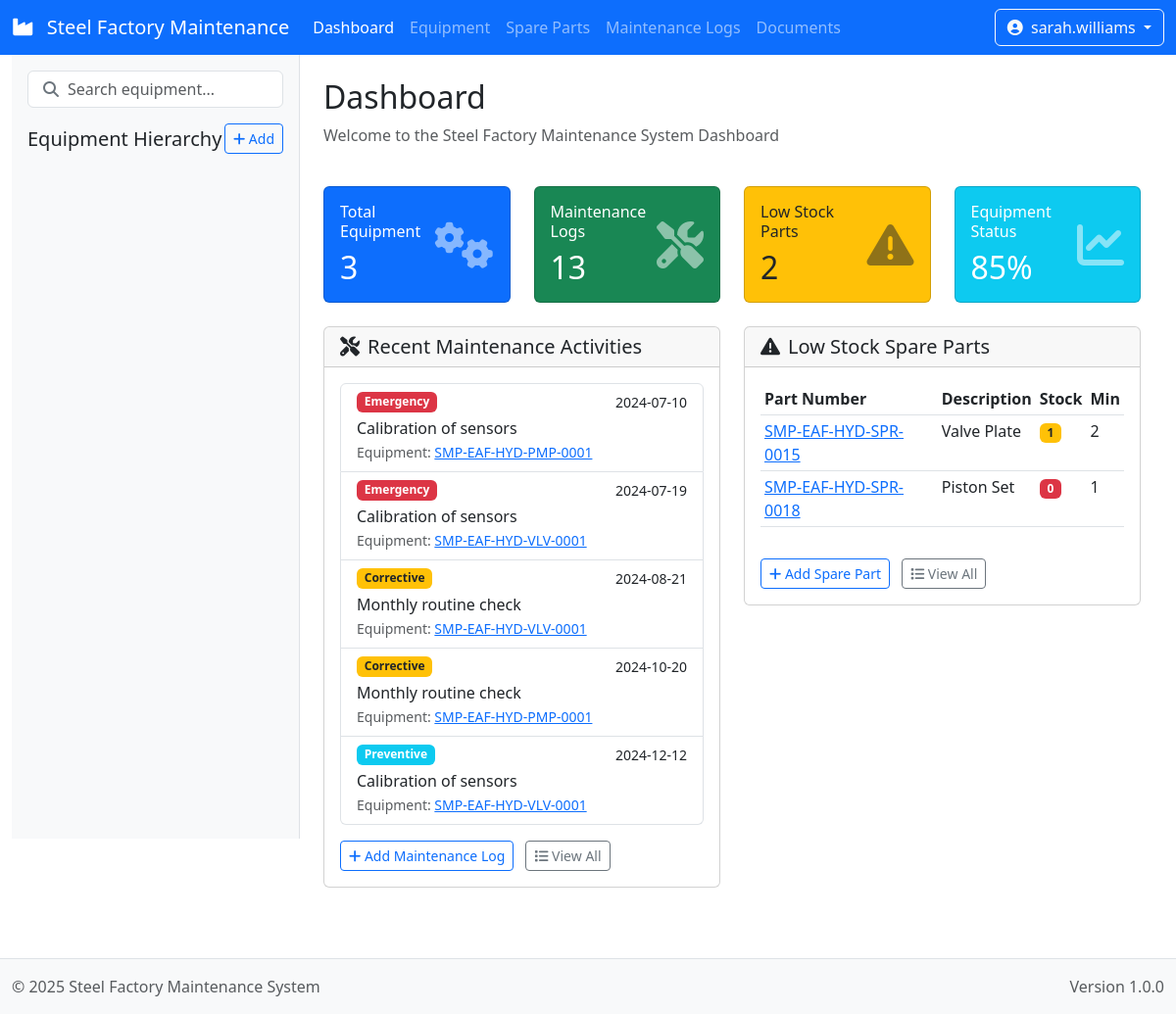
Screenshot of / (signed in) with the database file from the repository.
### maintenance/models.py (models this page shows, shortened)
class MaintenanceLog(models.Model):
    equipment = models.ForeignKey(Equipment, on_delete=models.CASCADE, related_name='maintenance_logs')
    title = models.CharField(max_length=200)
    maintenance_type = models.CharField(max_length=20, choices=MAINTENANCE_TYPE_CHOICES)
    description = models.TextField()
    findings = models.TextField(blank=True, null=True)
    date = models.DateField()
    duration = models.DecimalField(max_digits=5, decimal_places=2, help_text="Duration in hours")
    technicians = models.ManyToManyField(User, related_name='maintenance_activities')
    created_at = models.DateTimeField(auto_now_add=True)
    class Meta:
        ordering = ['-date']

class Equipment(models.Model):
    code = models.CharField(max_length=20, unique=True, help_text="Equipment code (e.g., SMP-EAF-HYD-0001)")
    name = models.CharField(max_length=100, help_text="Equipment name")
    equipment_type = models.CharField(max_length=100, help_text="Type of equipment")
    manufacturer = models.CharField(max_length=100, blank=True, null=True)
    model = models.CharField(max_length=100, blank=True, null=True)
    serial_number = models.CharField(max_length=100, blank=True, null=True)
    installation_date = models.DateField(blank=True, null=True)
    last_maintenance_date = models.DateField(blank=True, null=True)
    status = models.CharField(max_length=20, choices=STATUS_CHOICES, default='operational')
    description = models.TextField(blank=True, null=True)
    area = models.ForeignKey(Area, on_delete=models.CASCADE, related_name='equipment')
    parent = models.ForeignKey('self', on_delete=models.CASCADE, null=True, blank=True, related_name='components')

class SparePart(models.Model):
    part_number = models.CharField(max_length=30, unique=True)
    description = models.CharField(max_length=200)
    quantity_in_stock = models.PositiveIntegerField(default=0)
    minimum_stock = models.PositiveIntegerField(default=1)
    cost = models.DecimalField(max_digits=10, decimal_places=2, blank=True, null=True)
    location = models.CharField(max_length=100, blank=True, null=True)
    supplier = models.CharField(max_length=100, blank=True, null=True)
    equipment = models.ManyToManyField(Equipment, related_name='spare_parts')

### maintenance/views.py (the view)
# urls.py: path('', views.dashboard, name='dashboard'),
@login_required
def dashboard(request):
    equipment_count = Equipment.objects.count()
    maintenance_count = MaintenanceLog.objects.count()
    upcoming_maintenance = MaintenanceLog.objects.all().order_by('date')[:5]
    low_stock_parts = SparePart.objects.filter(
        quantity_in_stock__lt=models.F('minimum_stock')
    )[:5]
    context = {
        'equipment_count': equipment_count,
        'maintenance_count': maintenance_count,
        'upcoming_maintenance': upcoming_maintenance,
        'low_stock_parts': low_stock_parts,
    }
    return render(request, 'maintenance/dashboard.html', context)

### maintenance/templates/maintenance/dashboard.html (shortened to what this page needs)
{% extends "maintenance/base.html" %}
{% block content %}
<div class="row g-0">
    <div class="col-md-4 col-lg-3 sidebar bg-light p-3">
        <div class="search-box mb-3">
            <input type="text" class="form-control" id="equipmentSearch" placeholder="Search equipment...">
            <i class="fas fa-search search-icon"></i>
        </div>
        <div class="d-flex justify-content-between align-items-center mb-2">
            <h5 class="mb-0">Equipment Hierarchy</h5>
            <a href="{% url 'maintenance:area_create' %}" class="btn btn-sm btn-outline-primary">
                <i class="fas fa-plus"></i> Add
            </a>
        </div>
    </div>
    <div class="col-md-8 col-lg-9 content p-4">
        <div class="row mb-4">
            <div class="col-12">
                <h2>Dashboard</h2>
                <p class="text-muted">Welcome to the Steel Factory Maintenance System Dashboard</p>
            </div>
        </div>
        <div class="row mb-4">
            <div class="col-md-3">
                <div class="card text-white bg-primary">
                    <div class="card-body">
                        <div class="d-flex justify-content-between align-items-center">
                            <div>
                                <h6 class="card-title">Total Equipment</h6>
                                <h2 class="mb-0">{{ equipment_count }}</h2>
                            </div>
                            <i class="fas fa-cogs fa-3x opacity-50"></i>
                        </div>
                    </div>
                </div>
            </div>
            <div class="col-md-3">
                <div class="card text-white bg-success">
                    <div class="card-body">
                        <div class="d-flex justify-content-between align-items-center">
                            <div>
                                <h6 class="card-title">Maintenance Logs</h6>
                                <h2 class="mb-0">{{ maintenance_count }}</h2>
                            </div>
                            <i class="fas fa-tools fa-3x opacity-50"></i>
                        </div>
                    </div>
                </div>
            </div>
            <div class="col-md-3">
                <div class="card text-dark bg-warning">
                    <div class="card-body">
                        <div class="d-flex justify-content-between align-items-center">
                            <div>
                                <h6 class="card-title">Low Stock Parts</h6>
                                <h2 class="mb-0">{{ low_stock_parts|length }}</h2>
                            </div>
                            <i class="fas fa-exclamation-triangle fa-3x opacity-50"></i>
                        </div>
                    </div>
                </div>
            </div>
            <div class="col-md-3">
                <div class="card text-white bg-info">
                    <div class="card-body">
                        <div class="d-flex justify-content-between align-items-center">
                            <div>
                                <h6 class="card-title">Equipment Status</h6>
                                <h2 class="mb-0">85%</h2>
                            </div>
                            <i class="fas fa-chart-line fa-3x opacity-50"></i>
                        </div>
                    </div>
                </div>
            </div>
        </div>
        <div class="row">
            <div class="col-md-6">
                <div class="card mb-4">
                    <div class="card-header">
                        <h5 class="card-title mb-0"><i class="fas fa-tools me-2"></i>Recent Maintenance Activities</h5>
                    </div>
                    <div class="card-body">
                        <ul class="list-group">
                            {% for log in upcoming_maintenance %}
                            <li class="list-group-item">
                                <div class="d-flex justify-content-between">
                                    <span class="badge bg-{% if log.maintenance_type == 'preventive' %}info{% elif log.maintenance_type == 'corrective' %}warning{% elif log.maintenance_type == 'emergency' %}danger{% else %}secondary{% endif %}">
                                        {{ log.get_maintenance_type_display }}
                                    </span>
                                    <small>{{ log.date|date:"Y-m-d" }}</small>
                                </div>
                                <div class="mt-1">{{ log.title }}</div>
                                <small class="text-muted">Equipment: <a href="{% url 'maintenance:equipment_detail' log.equipment.id %}">{{ log.equipment.code }}</a></small>
                            </li>
                            {% empty %}
                            <li class="list-group-item">No recent maintenance activities found.</li>
                            {% endfor %}
                        </ul>
                        <div class="mt-3">
                            <a href="{% url 'maintenance:maintenance_log_create' %}" class="btn btn-sm btn-outline-primary">
                                <i class="fas fa-plus"></i> Add Maintenance Log
                            </a>
                            <a href="{% url 'maintenance:maintenance_log_list' %}" class="btn btn-sm btn-outline-secondary ms-2">
                                <i class="fas fa-list"></i> View All
                            </a>
                        </div>
                    </div>
                </div>
            </div>
            <div class="col-md-6">
                <div class="card mb-4">
                    <div class="card-header">
                        <h5 class="card-title mb-0"><i class="fas fa-exclamation-triangle me-2"></i>Low Stock Spare Parts</h5>
                    </div>
                    <div class="card-body">
                        <div class="table-responsive">
                            <table class="table table-sm table-hover">
                                <thead>
                                    <tr>
                                        <th>Part Number</th>
                                        <th>Description</th>
                                        <th>Stock</th>
                                        <th>Min</th>
                                    </tr>
                                </thead>
                                <tbody>
                                    {% for part in low_stock_parts %}
                                    <tr>
                                        <td><a href="{% url 'maintenance:spare_part_detail' part.id %}">{{ part.part_number }}</a></td>
                                        <td>{{ part.description }}</td>
                                        <td>
                                            <span class="badge {% if part.quantity_in_stock == 0 %}bg-danger{% elif part.quantity_in_stock < part.minimum_stock %}bg-warning{% else %}bg-success{% endif %}">
                                                {{ part.quantity_in_stock }}
                                            </span>
                                        </td>
                                        <td>{{ part.minimum_stock }}</td>
                                    </tr>
                                    {% empty %}
                                    <tr>
                                        <td colspan="4" class="text-center">No low stock parts found.</td>
                                    </tr>
                                    {% endfor %}
                                </tbody>
                            </table>
                        </div>
                        <div class="mt-3">
                            <a href="{% url 'maintenance:spare_part_create' %}" class="btn btn-sm btn-outline-primary">
                                <i class="fas fa-plus"></i> Add Spare Part
                            </a>
                            <a href="{% url 'maintenance:spare_part_list' %}" class="btn btn-sm btn-outline-secondary ms-2">
                                <i class="fas fa-list"></i> View All
                            </a>
                        </div>
                    </div>
                </div>
            </div>
        </div>
    </div>
</div>
{% endblock %}

### maintenance/templates/maintenance/base.html (shortened to what this page needs)
<!DOCTYPE html>
<html lang="en">
<head>
    <link href="https://cdnjs.cloudflare.com/ajax/libs/bootstrap/5.3.0/css/bootstrap.min.css" rel="stylesheet">
    <link href="https://cdnjs.cloudflare.com/ajax/libs/jstree/3.3.12/themes/default/style.min.css" rel="stylesheet">
    <link href="https://cdnjs.cloudflare.com/ajax/libs/font-awesome/6.2.1/css/all.min.css" rel="stylesheet">
</head>
<body>
    <header>
        <nav class="navbar navbar-expand-lg navbar-dark bg-primary">
            <div class="container-fluid">
                <a class="navbar-brand" href="{% url 'maintenance:dashboard' %}">
                    <i class="fas fa-industry me-2"></i>
                    Steel Factory Maintenance
                </a>
                <div class="collapse navbar-collapse" id="navbarNav">
                    <ul class="navbar-nav me-auto">
                        <li class="nav-item">
                            <a class="nav-link {% if request.resolver_match.url_name == 'dashboard' %}active{% endif %}"
                               href="{% url 'maintenance:dashboard' %}">Dashboard</a>
                        </li>
                        <li class="nav-item">
                            <a class="nav-link {% if 'equipment' in request.resolver_match.url_name %}active{% endif %}"
                               href="{% url 'maintenance:equipment_list' %}">Equipment</a>
                        </li>
                        <li class="nav-item">
                            <a class="nav-link {% if 'spare_part' in request.resolver_match.url_name %}active{% endif %}"
                               href="{% url 'maintenance:spare_part_list' %}">Spare Parts</a>
                        </li>
                        <li class="nav-item">
                            <a class="nav-link {% if 'maintenance_log' in request.resolver_match.url_name %}active{% endif %}"
                               href="{% url 'maintenance:maintenance_log_list' %}">Maintenance Logs</a>
                        </li>
                        <li class="nav-item">
                            <a class="nav-link {% if 'document' in request.resolver_match.url_name %}active{% endif %}"
                               href="{% url 'maintenance:document_list' %}">Documents</a>
                        </li>
                    </ul>
                    {% if user.is_authenticated %}
                    <div class="d-flex">
                        <div class="dropdown">
                            <button class="btn btn-outline-light dropdown-toggle" type="button" id="userDropdown" data-bs-toggle="dropdown">
                                <i class="fas fa-user-circle me-1"></i>
                                {{ user.username }}
                            </button>
                        </div>
                    </div>
                    {% else %}
                    <div class="d-flex">
                        <a href="{% url 'login' %}" class="btn btn-outline-light">
                            <i class="fas fa-sign-in-alt me-1"></i> Login
                        </a>
                    </div>
                    {% endif %}
                </div>
            </div>
        </nav>
    </header>
    <main class="container-fluid">
        {% block content %}{% endblock %}
    </main>
    <footer class="bg-light py-3 mt-4 border-top">
        <div class="container-fluid">
            <div class="row">
                <div class="col-md-6">
                    <span class="text-muted">© 2025 Steel Factory Maintenance System</span>
                </div>
                <div class="col-md-6 text-md-end">
                    <span class="text-muted">Version 1.0.0</span>
                </div>
            </div>
        </div>
    </footer>
</body>
</html>

### maintenance/templates/maintenance/base.html (style rules this page uses)
.sidebar { height: 100vh; position: sticky; top: 0; border-right: 1px solid #dee2e6; }
.content { min-height: 100vh; }
.search-box { position: relative; }
.search-box .form-control { padding-left: 2.5rem; }
.search-box .search-icon { position: absolute; left: 1rem; top: 50%; transform: translateY(-50%); color: #6c757d; }
.badge.bg-danger { background-color: #dc3545 !important; }
.badge.bg-warning { background-color: #ffc107 !important; color: #212529; }

### rows the page displays
MaintenanceLog: maintenance_type "Emergency", date "2024-07-10", title "Calibration of sensors", equipment.code "SMP-EAF-HYD-PMP-0001"
MaintenanceLog: maintenance_type "Emergency", date "2024-07-19", title "Calibration of sensors", equipment.code "SMP-EAF-HYD-VLV-0001"
MaintenanceLog: maintenance_type "Corrective", date "2024-08-21", title "Monthly routine check", equipment.code "SMP-EAF-HYD-VLV-0001"
MaintenanceLog: maintenance_type "Corrective", date "2024-10-20", title "Monthly routine check", equipment.code "SMP-EAF-HYD-PMP-0001"
MaintenanceLog: maintenance_type "Preventive", date "2024-12-12", title "Calibration of sensors", equipment.code "SMP-EAF-HYD-VLV-0001"
SparePart: part_number "SMP-EAF-HYD-SPR-0015", description "Valve Plate", quantity_in_stock "1", minimum_stock "2"
SparePart: part_number "SMP-EAF-HYD-SPR-0018", description "Piston Set", quantity_in_stock "0", minimum_stock "1"

### other values shown
{{ user.username }} "sarah.williams"
{{ equipment_count }} "3"
{{ maintenance_count }} "13"
{{ low_stock_parts|length }} "2"
